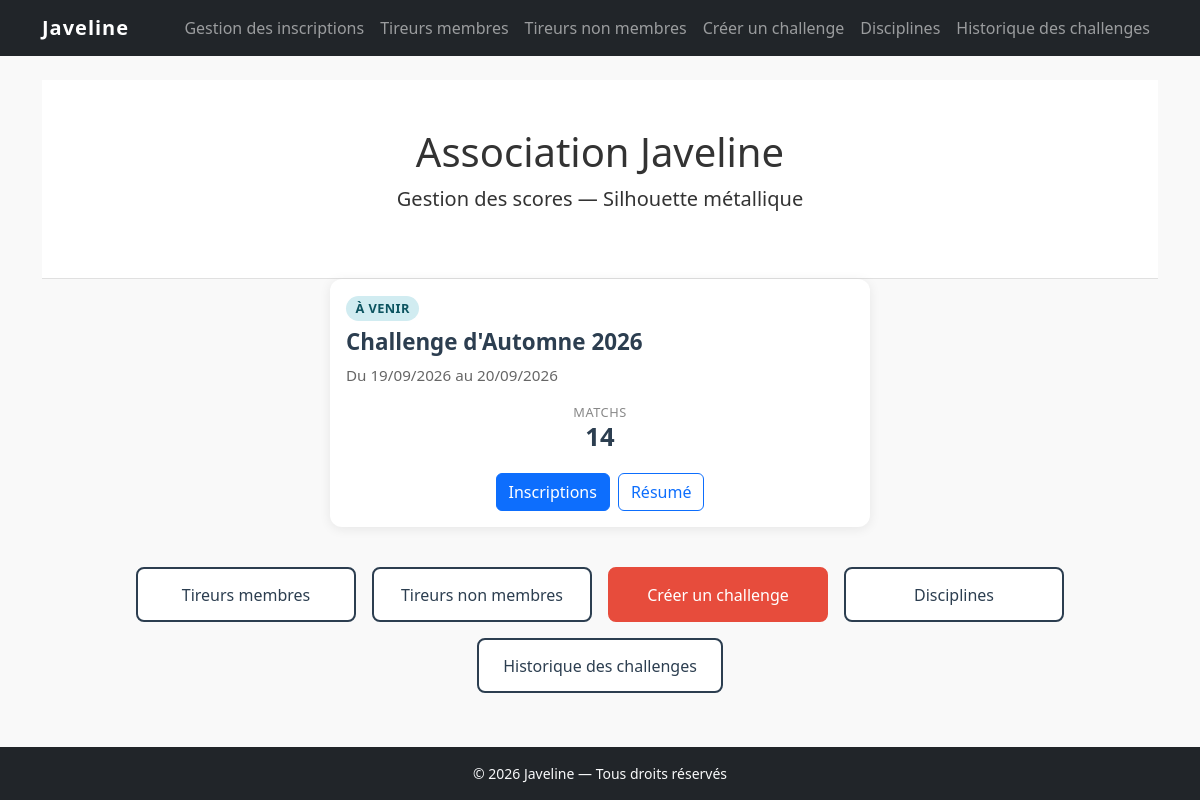
The page / on the database its author committed.
### tables this page shows
CREATE TABLE challenges (
    id          INT UNSIGNED                    NOT NULL AUTO_INCREMENT,
    libelle     VARCHAR(200)                    NOT NULL,
    date_debut  DATE                            NOT NULL,
    date_fin    DATE                            NOT NULL,
    statut      ENUM('ouvert', 'archive')       NOT NULL DEFAULT 'ouvert',
    created_at  DATETIME                        NOT NULL DEFAULT CURRENT_TIMESTAMP,
    PRIMARY KEY (id),
    CONSTRAINT chk_dates CHECK (date_fin >= date_debut)
);

### core/Database.php (called while the page is built, shortened)
<?php
class Database
{
    private static ?PDO $instance = null;
    public static function getInstance(): PDO
    {
        if (self::$instance === null) {
            $dsn = 'mysql:host=' . DB_HOST
                 . ';dbname=' . DB_NAME
                 . ';charset=' . DB_CHARSET;
            $options = [
                PDO::ATTR_ERRMODE            => PDO::ERRMODE_EXCEPTION,
                PDO::ATTR_DEFAULT_FETCH_MODE => PDO::FETCH_ASSOC,
                PDO::ATTR_EMULATE_PREPARES   => false,
            ];
            try {
                self::$instance = new PDO($dsn, DB_USER, DB_PASS, $options);
            } catch (PDOException $e) {
                if (APP_ENV === 'development') {
                    die('Erreur de connexion à la base de données : ' . $e->getMessage());
                } else {
                    die('Erreur de connexion à la base de données. Veuillez réessayer plus tard.');
                }
            }
        }
        return self::$instance;
    }
}

### app/controllers/HomeController.php (called while the page is built, shortened)
<?php
require_once APP_ROOT . '/app/models/ChallengeModel.php';
class HomeController extends Controller
{
    public function index(): void
    {
        $model = new ChallengeModel();
        $challengeActif = $model->findActif();
        $this->render('home/index', [
            'titrePage'      => 'Accueil — ' . APP_NAME,
            'challengeActif' => $challengeActif,
        ]);
    }
}

### core/Model.php (called while the page is built, shortened)
<?php
abstract class Model
{
    public function __construct()
    {
        $this->db = Database::getInstance();
    }
}

### app/models/ChallengeModel.php (called while the page is built, shortened)
<?php
require_once APP_ROOT . '/core/Model.php';
class ChallengeModel extends Model
{
    public function findActif(): array|null
    {
        $sql = "SELECT c.*,
                    COUNT(DISTINCT CASE WHEN i.tireur_type = 'membre'   THEN i.tireur_id END) AS nb_membres,
                    COUNT(DISTINCT CASE WHEN i.tireur_type = 'externe'  THEN i.tireur_id END) AS nb_externes,
                    COUNT(i.id) AS nb_matchs
                FROM challenges c
                LEFT JOIN inscriptions i ON i.challenge_id = c.id
                WHERE c.statut = 'ouvert'
                  AND c.date_fin >= CURDATE()
                GROUP BY c.id
                ORDER BY c.date_debut ASC
                LIMIT 1";
        $stmt = $this->db->prepare($sql);
        $stmt->execute();
        $result = $stmt->fetch();
        return $result ?: null;
    }
}

### index.php (called while the page is built, shortened)
<?php
require_once APP_ROOT . '/core/Database.php';
require_once APP_ROOT . '/core/Model.php';
$router = new Router();
$router->dispatch();

### app/views/partials/challenge_card.php (the view, shortened to what this page needs)
<?php if ($challengeActif): ?>
    <?php
        $debut   = date('d/m/Y', strtotime($challengeActif['date_debut']));
        $fin     = date('d/m/Y', strtotime($challengeActif['date_fin']));
        $today   = date('Y-m-d');
        $enCours = ($today >= $challengeActif['date_debut'] && $today <= $challengeActif['date_fin']);
    ?>
    <div class="card challenge-card mx-auto">
        <div class="card-body">
            <span class="badge-statut <?= $enCours ? 'badge-en-cours' : 'badge-a-venir' ?>">
                <?= $enCours ? 'En cours' : 'À venir' ?>
            </span>
            <h2 class="card-title mt-2">
                <?= htmlspecialchars($challengeActif['libelle']) ?>
            </h2>
            <p class="card-text dates-challenge">
                <?= $debut === $fin ? $debut : 'Du ' . $debut . ' au ' . $fin ?>
            </p>
            <ul class="liste-inscrits" aria-label="Tireurs inscrits">
                <li>
                    <span class="inscrits-label">Matchs</span>
                    <span class="inscrits-compte"><?= (int)$challengeActif['nb_matchs'] ?></span>
                </li>
            </ul>
            <div class="d-flex gap-2 justify-content-center flex-wrap">
                <a href="<?= APP_URL ?>/challenges/<?= (int)$challengeActif['id'] ?>"
                   class="btn btn-primary"
                   aria-label="Gérer les inscriptions du challenge <?= htmlspecialchars($challengeActif['libelle']) ?>">
                    Inscriptions
                </a>
                <a href="<?= APP_URL ?>/challenges/<?= (int)$challengeActif['id'] ?>/resume"
                   class="btn btn-outline-primary"
                   aria-label="Voir le résumé du challenge <?= htmlspecialchars($challengeActif['libelle']) ?>">
                    Résumé
                </a>
            </div>
        </div>
    </div>
<?php endif; ?>

### public/css/style.css (style rules this page uses)
:root { --couleur-primaire: #2c3e50; --couleur-secondaire: #e74c3c; --couleur-texte: #333333; --couleur-fond: #f9f9f9; --police-principale: 'Segoe UI', Tahoma, Geneva, Verdana, sans-serif; }
html, body { height: 100%; font-family: var(--police-principale); color: var(--couleur-texte); background-color: var(--couleur-fond); }
body { display: flex; flex-direction: column; }
.challenge-card, .challenge-vide { max-width: 540px; border: none; border-radius: 0.75rem; box-shadow: 0 2px 12px rgba(0, 0, 0, 0.08); }
.badge-statut { display: inline-block; padding: 0.25em 0.75em; border-radius: 999px; font-size: 0.8rem; font-weight: 600; letter-spacing: 0.03em; text-transform: uppercase; }
.badge-a-venir { background-color: #d1ecf1; color: #0c5460; }
.card-title { font-size: 1.4rem; font-weight: 700; color: var(--couleur-primaire); }
.dates-challenge { color: #666; font-size: 0.95rem; }
.liste-inscrits { list-style: none; padding: 0; margin: 0.75rem 0 1.25rem; display: flex; gap: 1.5rem; justify-content: center; }
.liste-inscrits li { display: flex; flex-direction: column; align-items: center; }
.inscrits-label { font-size: 0.8rem; color: #888; text-transform: uppercase; letter-spacing: 0.04em; }
.inscrits-compte { font-size: 1.6rem; font-weight: 700; color: var(--couleur-primaire); line-height: 1.2; }

### rows shown on the page
challenges: libelle "Challenge d'Automne 2026", date_debut "19/09/2026", date_fin "20/09/2026"

### other values the page prints
APP_NAME "Javeline"
$challengeActif['nb_matchs'] "14"
